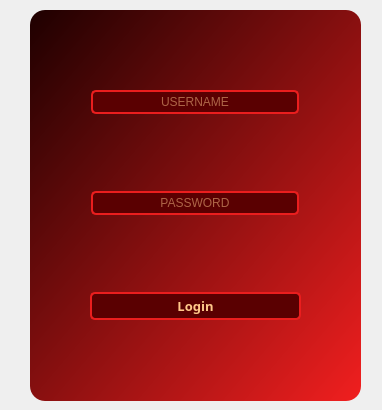
<?xml version="1.0" encoding="UTF-8"?>
<ui version="4.0">
 <class>Form</class>
 <widget class="QWidget" name="Form">
  <property name="geometry">
   <rect>
    <x>0</x>
    <y>0</y>
    <width>382</width>
    <height>410</height>
   </rect>
  </property>
  <property name="focusPolicy">
   <enum>Qt::TabFocus</enum>
  </property>
  <property name="windowTitle">
   <string>Form</string>
  </property>
  <property name="autoFillBackground">
   <bool>false</bool>
  </property>
  <property name="styleSheet">
   <string notr="true"/>
  </property>
  <widget class="QFrame" name="verticalFrame">
   <property name="geometry">
    <rect>
     <x>30</x>
     <y>10</y>
     <width>331</width>
     <height>391</height>
    </rect>
   </property>
   <property name="mouseTracking">
    <bool>true</bool>
   </property>
   <property name="focusPolicy">
    <enum>Qt::StrongFocus</enum>
   </property>
   <property name="autoFillBackground">
    <bool>false</bool>
   </property>
   <property name="styleSheet">
    <string notr="true">QFrame {
    background-color: qlineargradient(spread:pad, x1:0, y1:0, x2:1, y2:1, stop:0 rgba(30, 0, 0, 255), stop:1 rgba(241, 31, 31, 255));
    border-radius: 15px;
}
</string>
   </property>
   <property name="frameShape">
    <enum>QFrame::NoFrame</enum>
   </property>
   <property name="frameShadow">
    <enum>QFrame::Plain</enum>
   </property>
   <property name="lineWidth">
    <number>1</number>
   </property>
   <property name="midLineWidth">
    <number>0</number>
   </property>
   <layout class="QVBoxLayout" name="verticalLayout">
    <item alignment="Qt::AlignHCenter">
     <widget class="QLineEdit" name="username">
      <property name="sizePolicy">
       <sizepolicy hsizetype="Minimum" vsizetype="Fixed">
        <horstretch>0</horstretch>
        <verstretch>0</verstretch>
       </sizepolicy>
      </property>
      <property name="mouseTracking">
       <bool>false</bool>
      </property>
      <property name="focusPolicy">
       <enum>Qt::StrongFocus</enum>
      </property>
      <property name="acceptDrops">
       <bool>true</bool>
      </property>
      <property name="autoFillBackground">
       <bool>false</bool>
      </property>
      <property name="styleSheet">
       <string notr="true">QLineEdit {
    border: 2px solid #ea1e1e;
	background-color: rgb(90, 0, 1);
    border-radius: 5px;
    padding: 2px;
	width:200px;
	color: rgb(255, 200, 138);
	 
	font: 87 8pt &quot;Arial Black&quot;;
}</string>
      </property>
      <property name="maxLength">
       <number>30</number>
      </property>
      <property name="frame">
       <bool>true</bool>
      </property>
      <property name="alignment">
       <set>Qt::AlignCenter</set>
      </property>
      <property name="placeholderText">
       <string>USERNAME</string>
      </property>
      <property name="clearButtonEnabled">
       <bool>false</bool>
      </property>
     </widget>
    </item>
    <item alignment="Qt::AlignHCenter">
     <widget class="QLineEdit" name="password">
      <property name="tabletTracking">
       <bool>false</bool>
      </property>
      <property name="focusPolicy">
       <enum>Qt::StrongFocus</enum>
      </property>
      <property name="layoutDirection">
       <enum>Qt::LeftToRight</enum>
      </property>
      <property name="autoFillBackground">
       <bool>false</bool>
      </property>
      <property name="styleSheet">
       <string notr="true">QLineEdit {
    border: 2px solid #ea1e1e;
	background-color: rgb(90, 0, 1);
    border-radius: 5px;
    padding: 2px;
	width:200px;
	color: rgb(255, 200, 138);
font: 87 8pt &quot;Arial Black&quot;;
	 
}</string>
      </property>
      <property name="maxLength">
       <number>12</number>
      </property>
      <property name="echoMode">
       <enum>QLineEdit::Password</enum>
      </property>
      <property name="cursorPosition">
       <number>0</number>
      </property>
      <property name="alignment">
       <set>Qt::AlignCenter</set>
      </property>
      <property name="placeholderText">
       <string>PASSWORD</string>
      </property>
     </widget>
    </item>
    <item alignment="Qt::AlignHCenter">
     <widget class="QPushButton" name="login_button">
      <property name="sizePolicy">
       <sizepolicy hsizetype="Minimum" vsizetype="Fixed">
        <horstretch>0</horstretch>
        <verstretch>0</verstretch>
       </sizepolicy>
      </property>
      <property name="minimumSize">
       <size>
        <width>37</width>
        <height>0</height>
       </size>
      </property>
      <property name="font">
       <font>
        <family>Arial Black</family>
        <pointsize>10</pointsize>
        <weight>75</weight>
        <bold>true</bold>
       </font>
      </property>
      <property name="cursor">
       <cursorShape>PointingHandCursor</cursorShape>
      </property>
      <property name="focusPolicy">
       <enum>Qt::NoFocus</enum>
      </property>
      <property name="styleSheet">
       <string notr="true">QPushButton {
	background-color: rgb(90, 0, 1);
    border: 2px solid #ea1e1e;
    padding: 10px;
	border-radius: 5px;
    padding-top: 3px;
	padding-bottom:3px;
	padding-left:85px;
	padding-right:85px;
	color: rgb(255, 200, 138);
}</string>
      </property>
      <property name="text">
       <string>Login</string>
      </property>
      <property name="checkable">
       <bool>false</bool>
      </property>
      <property name="autoDefault">
       <bool>false</bool>
      </property>
      <property name="default">
       <bool>false</bool>
      </property>
      <property name="flat">
       <bool>false</bool>
      </property>
     </widget>
    </item>
   </layout>
  </widget>
 </widget>
 <resources/>
 <connections/>
</ui>
